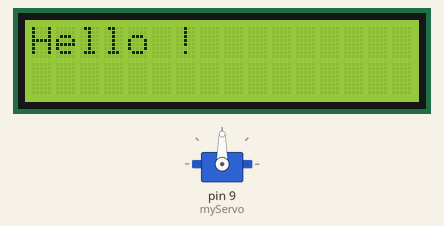
Bench run of a sketch on a simulated Arduino Uno, built with avr-gcc and run on an emulated ATmega328P. Parts: servo, 16×2 character LCD.

Above: at 0.1 s.
At 1.6 s:
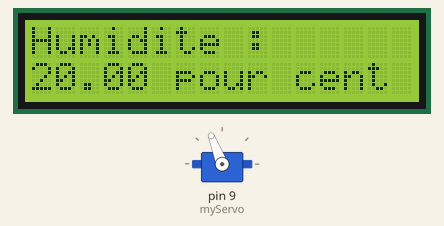
At 4.6 s:
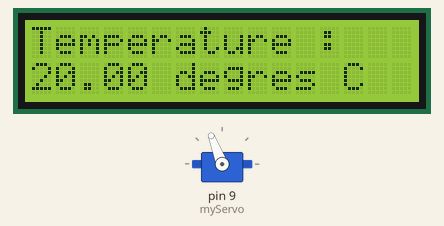
Timing chart, 0 to 6.1 s (numbered marks = the images above):
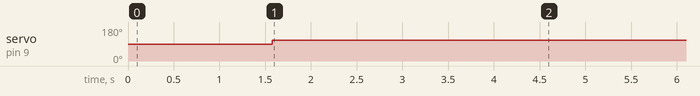

Measured:
- by itself, servo on pin 9 (myServo): 90° → 111° at 1.6 s
- what the display in image 1 shows lasts 3.0 s, from 1.6 s to 4.6 s

The sketch:

Arduino_Servo_ComESP.ino
```cpp
#include <LiquidCrystal.h>

#include <Servo.h>
Servo myServo;

#include <SoftwareSerial.h>
SoftwareSerial s(10,11);
int data;


int angle = 0;

int Etat = 0;

float previousTemp = 0;
float previousHum = 0;
float temp = 20;
float hum = 20;


LiquidCrystal lcd(13, 12, 5, 4, 3, 2);

int reply = 0;

void setup()
{
  pinMode(6, INPUT);

  myServo.attach(9);

  s.begin(9600);
  Serial.begin(9600);

  lcd.begin(16, 2);
  lcd.print ("Hello !");
  lcd.setCursor(0,1);
  lcd.print (" ");

  delay(1500);

  lcd.setCursor(0,0);
  lcd.print ("-------------");
  lcd.setCursor(0,1);
  lcd.print ("-------------");
}

void loop()
{
                                        Recup_data_ESP();
                                        Com_servo();

      if (Etat == 1)
      {
        lcd.setCursor(0,0);
        lcd.print ("Temperature :       ");
        lcd.setCursor(0,1);
        lcd.print (temp);
        lcd.print (" degres C          ");
      }
      if (Etat == 0)
      {
        lcd.setCursor(0,0);
        lcd.print ("Humidite :     ");
        lcd.setCursor(0,1);
        lcd.print (hum);
        lcd.print (" pour cent       ");
      }

                                        verif_Etat ();
}


void Recup_data_ESP()
{
  s.write("s");
  if (s.available()>0)
  {
    temp = s.read();

    while(s.read() != 255)
    {
    }
    delay(100);

    float tempDec = s.read();
    tempDec = tempDec/100;
    temp = temp + tempDec;
    Serial.println(temp);


        while(s.read() != 255)
        {
        }
        delay(100);


    hum = s.read();

    while(s.read() != 255)
    {
    }
    delay(100);

    float humDec = s.read();
    humDec = humDec/100;
    hum = hum + humDec;
    Serial.println(hum);
  }
}


int Com_servo()
{
    if (previousTemp != temp || previousHum != hum)
    {
      int DeltaOpen = 160;
      float OpenPrctHum = 0;
      float OpenPrctTemp = 0;

      OpenPrctHum = 1 - ((hum - 15)/(60 - 15));
      OpenPrctTemp = ((temp - 10)/(30 - 10));

      float OpenPrct = (OpenPrctHum + OpenPrctTemp) / 2;
      float Opening = (OpenPrct * DeltaOpen);

      myServo.write(Opening);
    }

      previousTemp = temp;
      previousHum = hum;
}


void verif_Etat ()
{
   delay(3000);
   Etat = !Etat;
}
```
